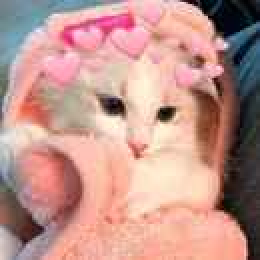
#> input picture 1.jpg, 130 x 130 px (shown 2 times larger)
$ python 'Histogram Equalisation.py'
#> lines starting #> are read from the running program, lines starting #| are printed output that depends on the picture
import cv2
import numpy as np
from matplotlib import pyplot as plt

# membaca citra
img = cv2.imread('1.jpg', 0)
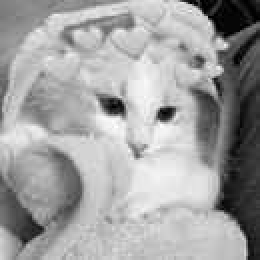
#> img: shape (130, 130) (shown 2 times larger); min 0, max 255, mean 160.8

# melakukan histogram equalization
img_eq = cv2.equalizeHist(img)
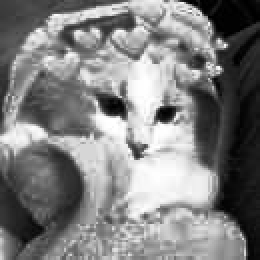
#> img_eq: shape (130, 130) (shown 2 times larger); min 0, max 255, mean 128.1

# menampilkan citra dan histogram sebelum dan sesudah equalisasi
plt.subplot(2,2,1)
plt.imshow(img, cmap='gray')
plt.title('1 Awal')
plt.subplot(2,2,2)
plt.hist(img.ravel(),256,[0,256])
plt.title('Histogram Awal')
plt.subplot(2,2,3)
plt.imshow(img_eq, cmap='gray')
plt.title('Citra Setelah Equalisasi')
plt.subplot(2,2,4)
plt.hist(img_eq.ravel(),256,[0,256])
plt.title('Histogram Setelah Equalisasi')

plt.show()
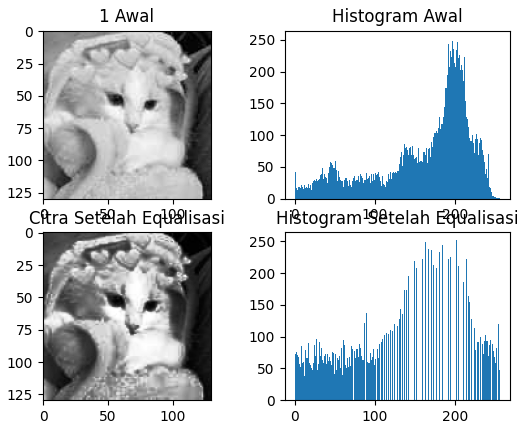
#> figure drawn by matplotlib, 4 panels; panel 2: tallest bar 252 high, from x = 207 to 208; panel 4: tallest bar 252 high, from x = 201 to 202

$ run again, with kyungsoo.jpg copied over 1.jpg
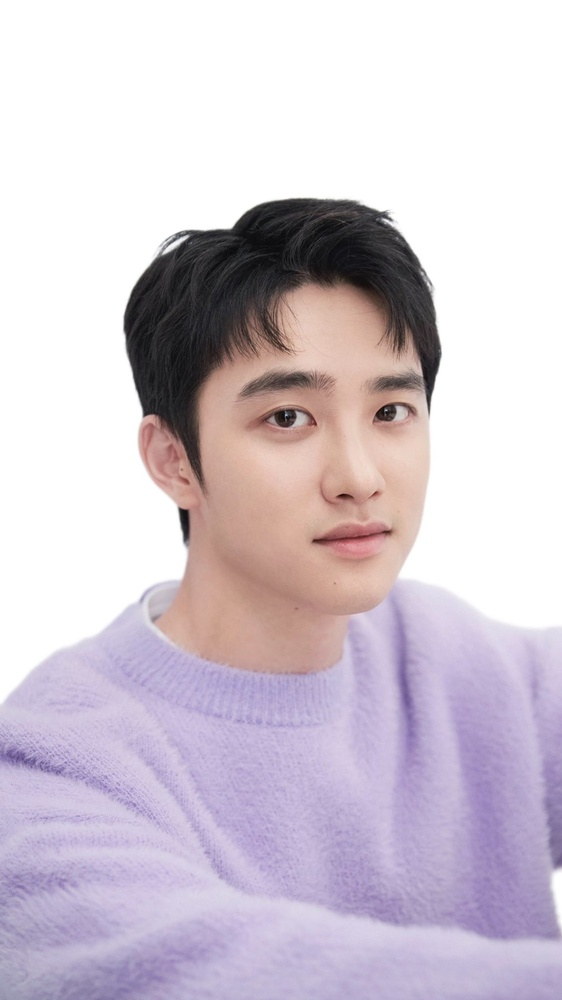
#> input picture kyungsoo.jpg, 562 x 1000 px, shrunk from 1152 x 2048 before the run
#> `img_eq = cv2.equalizeHist(img)`:
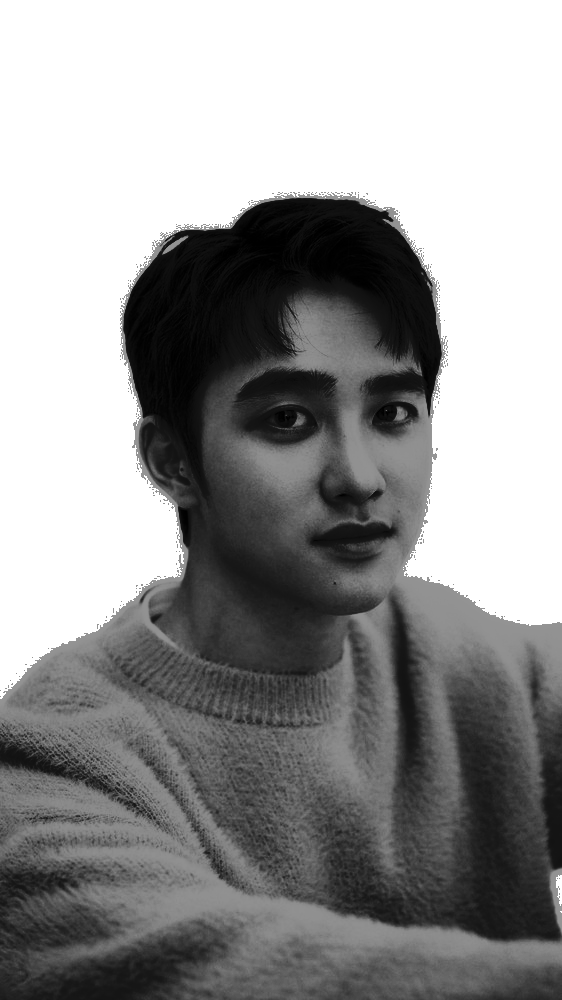
#> img_eq: shape (1000, 562); min 0, max 255, mean 150.1
#> `plt.show()`:
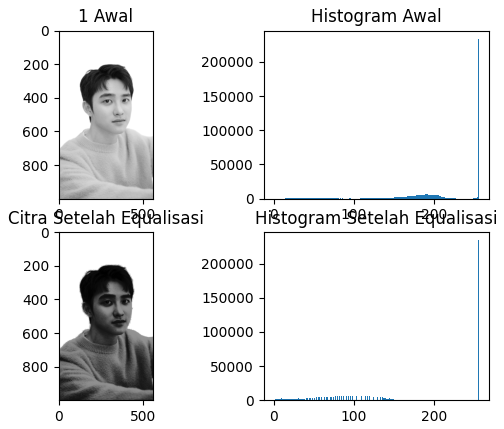
#> figure drawn by matplotlib, 4 panels; panel 2: tallest bar 234095 high, from x = 255 to 256; panel 4: tallest bar 234095 high, from x = 255 to 256
